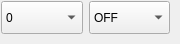
                     <widget class="QWidget" name="page_8">
                      <widget class="QWidget" name="horizontalWidget_10" native="true">
                       <property name="geometry">
                        <rect>
                         <x>0</x>
                         <y>0</y>
                         <width>171</width>
                         <height>35</height>
                        </rect>
                       </property>
                       <property name="minimumSize">
                        <size>
                         <width>0</width>
                         <height>35</height>
                        </size>
                       </property>
                       <property name="maximumSize">
                        <size>
                         <width>16777215</width>
                         <height>36</height>
                        </size>
                       </property>
                       <layout class="QHBoxLayout" name="horizontalLayout_31">
                        <property name="leftMargin">
                         <number>1</number>
                        </property>
                        <property name="topMargin">
                         <number>1</number>
                        </property>
                        <property name="rightMargin">
                         <number>1</number>
                        </property>
                        <property name="bottomMargin">
                         <number>1</number>
                        </property>
                        <item>
                         <widget class="QComboBox" name="grip_close_control2_pin">
                          <property name="sizePolicy">
                           <sizepolicy hsizetype="Preferred" vsizetype="Preferred">
                            <horstretch>0</horstretch>
                            <verstretch>0</verstretch>
                           </sizepolicy>
                          </property>
                          <property name="minimumSize">
                           <size>
                            <width>0</width>
                            <height>30</height>
                           </size>
                          </property>
                          <property name="maximumSize">
                           <size>
                            <width>500</width>
                            <height>35</height>
                           </size>
                          </property>
                          <item>
                           <property name="text">
                            <string>0</string>
                           </property>
                          </item>
                          <item>
                           <property name="text">
                            <string>1</string>
                           </property>
                          </item>
                          <item>
                           <property name="text">
                            <string>2</string>
                           </property>
                          </item>
                          <item>
                           <property name="text">
                            <string>3</string>
                           </property>
                          </item>
                          <item>
                           <property name="text">
                            <string>4</string>
                           </property>
                          </item>
                          <item>
                           <property name="text">
                            <string>5</string>
                           </property>
                          </item>
                          <item>
                           <property name="text">
                            <string>6</string>
                           </property>
                          </item>
                          <item>
                           <property name="text">
                            <string>7</string>
                           </property>
                          </item>
                          <item>
                           <property name="text">
                            <string>8</string>
                           </property>
                          </item>
                          <item>
                           <property name="text">
                            <string>9</string>
                           </property>
                          </item>
                         </widget>
                        </item>
                        <item>
                         <widget class="QComboBox" name="grip_close_control2_status">
                          <property name="sizePolicy">
                           <sizepolicy hsizetype="Preferred" vsizetype="Preferred">
                            <horstretch>0</horstretch>
                            <verstretch>0</verstretch>
                           </sizepolicy>
                          </property>
                          <property name="minimumSize">
                           <size>
                            <width>0</width>
                            <height>30</height>
                           </size>
                          </property>
                          <property name="maximumSize">
                           <size>
                            <width>500</width>
                            <height>35</height>
                           </size>
                          </property>
                          <property name="autoFillBackground">
                           <bool>false</bool>
                          </property>
                          <property name="editable">
                           <bool>false</bool>
                          </property>
                          <item>
                           <property name="text">
                            <string>OFF</string>
                           </property>
                          </item>
                          <item>
                           <property name="text">
                            <string>ON</string>
                           </property>
                          </item>
                         </widget>
                        </item>
                       </layout>
                      </widget>
                     </widget>
